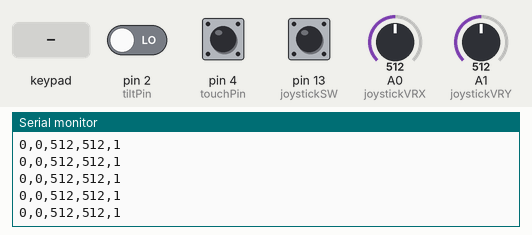
Recording of a sketch running on a simulated Arduino Uno, built with avr-gcc and run on an emulated ATmega328P. Shown: the last lines printed to the serial monitor. The inputs (shaded band) are chosen by the test bench; at power-on: A0 (joystickVRX) = 512, A1 (joystickVRY) = 512, pin 2 (tiltPin) LOW, pin 4 (touchPin) LOW, pin 13 (joystickSW) HIGH.

Above: at 1.2 s.
1.3 s: A0 (joystickVRX) set to 1010
At 2.1 s:
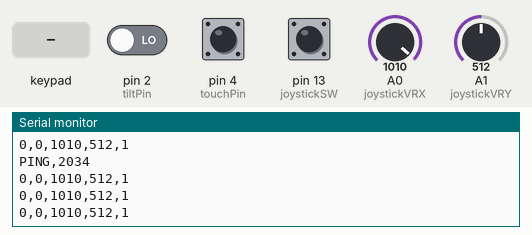
4.3 s: A1 (joystickVRY) set to 1010
At 5.0 s:
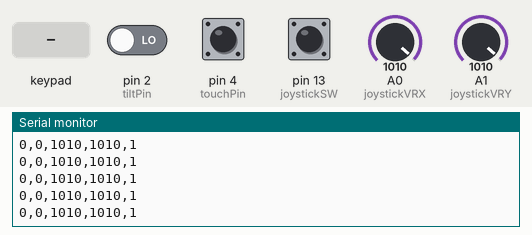
7.3 s: key '1' pressed
10.3 s: keypad keys 9 8 7 6 pressed 0.4 s apart
14.9 s: key '*' pressed
17.9 s: keypad keys 9 8 7 6 # pressed 0.4 s apart
Timing chart, 0 to 20.9 s (numbered marks = the images above; inputs shaded):
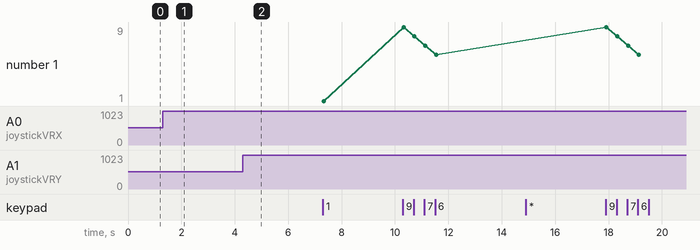

Measured:
- after the input at 1.3 s, the serial monitor: prints a new line at once (image 1)
- after the input at 4.3 s, the serial monitor: prints a new line at once (image 2)
- plotted number 1: 1 → 6 after the input at 10.3 s

The sketch:

controllerDriftLink.ino
```cpp
#include <Arduino.h>
#include <Keypad.h>

const int tiltPin = 2;
const int touchPin = 4;
const int joystickVRX = A0;
const int joystickVRY = A1;
const int joystickSW = 13;


const byte ROWS = 4;
const byte COLS = 3;

char keys[ROWS][COLS] = {
  {'1','2','3'},
  {'4','5','6'},
  {'7','8','9'},
  {'*','0','#'}
};

byte rowPins[ROWS] = {9, 8, 7, 6};
byte colPins[COLS] = {5, 3, 10};

Keypad keypad = Keypad(makeKeymap(keys), rowPins, colPins, ROWS, COLS);


unsigned long lastPing = 0;

void setup() {
  Serial.begin(9600);

  pinMode(tiltPin, INPUT);
  pinMode(touchPin, INPUT);
  pinMode(joystickSW, INPUT_PULLUP);
}

void loop() {

  int tiltState = digitalRead(tiltPin);
  int touchState = digitalRead(touchPin);
  int joystickX = analogRead(joystickVRX);
  int joystickY = analogRead(joystickVRY);
  int joystickButton = digitalRead(joystickSW);

  char key = keypad.getKey();
  unsigned long now = millis();

  Serial.print(tiltState);
  Serial.print(",");
  Serial.print(touchState);
  Serial.print(",");
  Serial.print(joystickX);
  Serial.print(",");
  Serial.print(joystickY);
  Serial.print(",");
  Serial.println(joystickButton);

  if (key) {
    Serial.print(tiltState);
    Serial.print(",");
    Serial.print(touchState);
    Serial.print(",");
    Serial.print(joystickX);
    Serial.print(",");
    Serial.print(joystickY);
    Serial.print(",");
    Serial.print(joystickButton);
    Serial.print(",");
    Serial.println(key);
  }

  if (now - lastPing >= 1000) {
    lastPing = now;
    Serial.print("PING,");
    Serial.println(now);
  }

  delay(20);
}
```
